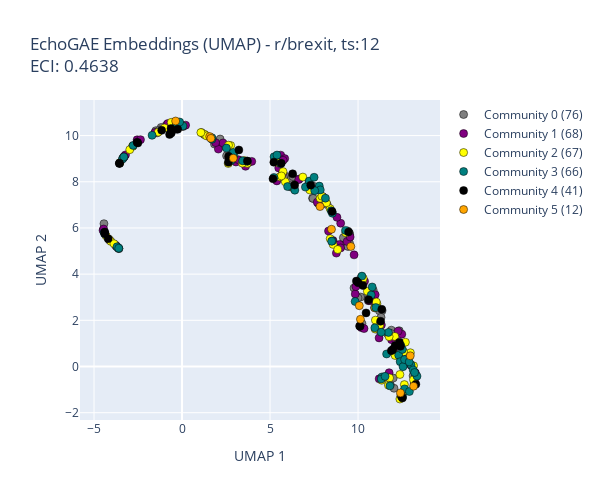
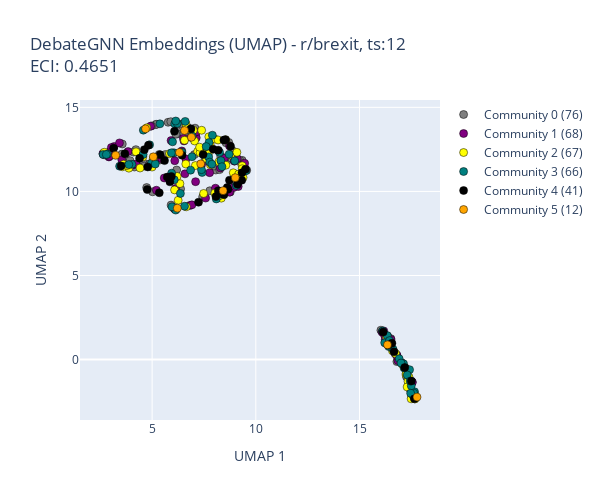
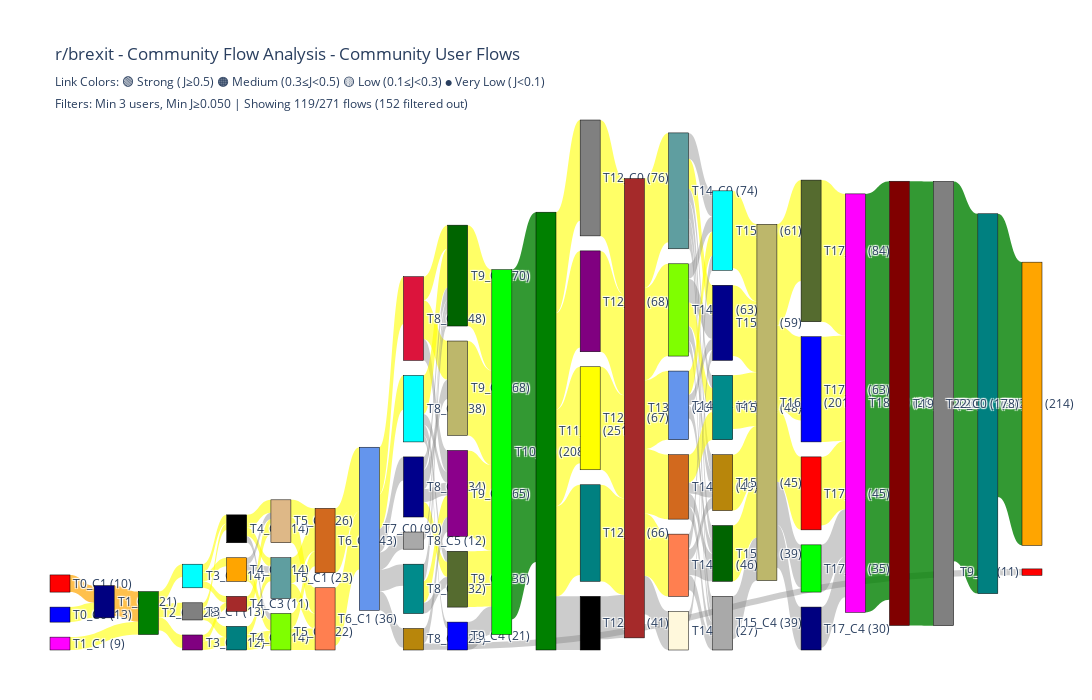

These figures' notebook cell, in order:
### Code cell
import importlib
import src.visualization.ecs_plots
import src.visualization.snapshot_plots
import src.visualization.community_migration_plots
import src.visualization.community_sankey_plots
import src.utils.community_colors
importlib.reload(src.utils.community_colors)
importlib.reload(src.visualization.snapshot_plots)
importlib.reload(src.visualization.ecs_plots)
importlib.reload(src.visualization.community_migration_plots)
importlib.reload(src.visualization.community_sankey_plots)

import src.analysis.ecs_analyzer
importlib.reload(src.analysis.ecs_analyzer)

from src.analysis.ecs_analyzer import ECSAnalyzer

analyzer = ECSAnalyzer(output_dir='results')
results = analyzer.run_complete_analysis_with_figures(
    processed_dict=processed_dict,
    ecs_df=ecs_df,
    target_subreddit_id=0,
    embedding_timestep=12,
    # plot_all_embedding_timesteps=True,
    save_figures=False,
    color_mode="lineage"
)

### Figure 1 — Plotly figure (JSON) as saved in the notebook; plotly's stock layout.template omitted (floating-point values rounded to 4 significant figures; data arrays with more than 128 entries replaced by an {"elided": "..."} marker saying what was removed)
{"data": [{"customdata": {"elided": "76x7 mixed values"}, "hovertemplate": "<b>%{customdata[0]}</b><br>Node Index: %{customdata[1]}<br>Community: %{customdata[2]}<br>Comm Size: %{customdata[3]}<br>Comm ECI: %{customdata[4]}<br>UMAP X: %{customdata[5]}<br>UMAP Y: %{customdata[6]}<br><extra></extra>", "marker": {"color": "#808080", "line": {"color": "black", "width": 0.5}, "size": 8}, "mode": "markers", "name": "Community 0 (76)", "type": "scatter", "x": [1.099, 11.89, 11.36, 5.321, 11.21, -3.539, 11.09, 7.417, -0.8895, 3.765, 10.86, 7.725, -3.322, 7.201, 9.165, 12.04, 5.835, -2.792, 6.237, 2.531, 2.164, 10.23, 7.465, 6.201, 6.21, 6.625, 10.54, -1.189, 0.05829, 11.83, 12.48, 10.58, 9.517, -3.721, -2.49, 11.31, 12.0, 10.15, -3.586, -1.414, 9.77, 2.339, 9.993, 13.2, 8.246, 12.1, 9.509, -3.653, 10.22, 9.143, -3.593, -1.488, 11.68, -3.276, 7.448, 7.255, 12.34, -3.368, 6.303, 9.424, 10.18, 1.257, -3.336, -0.5107, 1.843, 10.66, 11.89, -4.436, 12.43, 9.523, 10.7, 9.419, 11.07, -1.283, -3.782, 13.13], "y": [10.13, 1.575, 2.415, 8.119, 2.415, 8.814, 1.76, 7.285, 10.45, 8.826, 3.302, 7.074, 9.054, 7.936, 5.576, -0.9424, 8.258, 9.55, 7.872, 9.125, 9.851, 3.837, 7.809, 7.767, 8.155, 8.107, 3.079, 10.35, 10.39, -0.7828, -1.302, 2.852, 5.333, 5.207, 9.772, 2.129, -0.5006, 3.008, 5.106, 10.12, 3.4, 9.549, 2.971, -0.7361, 7.011, 0.5664, 5.781, 5.151, 1.86, 5.245, 5.107, 10.21, 1.419, 9.1, 7.278, 7.838, 1.548, 9.006, 8.224, 5.198, 3.862, 10.05, 9.041, 10.25, 9.635, 3.014, 1.425, 6.185, 0.2244, 5.704, 2.85, 5.867, 2.592, 10.24, 5.261, -0.4023]}, {"customdata": {"elided": "68x7 mixed values"}, "hovertemplate": "<b>%{customdata[0]}</b><br>Node Index: %{customdata[1]}<br>Community: %{customdata[2]}<br>Comm Size: %{customdata[3]}<br>Comm ECI: %{customdata[4]}<br>UMAP X: %{customdata[5]}<br>UMAP Y: %{customdata[6]}<br><extra></extra>", "marker": {"color": "#800080", "line": {"color": "black", "width": 0.5}, "size": 8}, "mode": "markers", "name": "Community 1 (68)", "type": "scatter", "x": [-4.111, 10.97, 11.33, 9.013, 7.682, 5.493, 9.775, 9.841, 9.877, 11.77, 12.72, 3.96, 0.2034, 10.18, 11.2, -1.539, -2.537, 13.24, 3.61, 10.94, 2.064, 3.061, 8.767, 10.34, -0.309, 2.329, 5.33, 12.01, 12.59, 5.606, 7.61, -3.214, 8.947, 8.323, -4.491, 8.803, -0.8116, 9.379, 5.833, 13.01, 10.7, 9.552, 11.91, 10.63, 3.221, 5.709, 11.42, 8.002, 12.49, -2.551, 13.21, 11.95, 10.37, 2.663, -3.74, 9.009, 11.2, -3.298, 8.578, -4.456, 11.14, 12.27, 6.636, 5.385, 1.906, -2.361, 5.743, 13.25], "y": [5.467, 3.108, 1.794, 6.204, 7.116, 8.598, 4.834, 3.138, 3.459, -0.2694, 0.1436, 8.882, 10.45, 1.684, 1.238, 10.14, 9.744, -0.2838, 8.67, 2.543, 9.415, 8.856, 4.911, 1.641, 10.28, 9.681, 9.077, 0.7446, 0.5725, 9.153, 7.655, 9.163, 5.283, 5.866, 5.895, 6.459, 10.52, 5.415, 9.002, 0.04701, 2.929, 5.61, 1.161, 2.856, 8.951, 8.337, -0.4755, 7.35, 1.402, 9.816, -0.6326, 1.266, 3.692, 9.027, 5.213, 5.137, -0.5354, 9.083, 5.455, 5.954, 1.598, 1.53, 8.099, 8.038, 9.694, 9.823, 8.929, -0.2757]}, {"customdata": {"elided": "67x7 mixed values"}, "hovertemplate": "<b>%{customdata[0]}</b><br>Node Index: %{customdata[1]}<br>Community: %{customdata[2]}<br>Comm Size: %{customdata[3]}<br>Comm ECI: %{customdata[4]}<br>UMAP X: %{customdata[5]}<br>UMAP Y: %{customdata[6]}<br><extra></extra>", "marker": {"color": "#FFFF00", "line": {"color": "black", "width": 0.5}, "size": 8}, "mode": "markers", "name": "Community 2 (67)", "type": "scatter", "x": [12.97, 8.582, 2.802, 11.35, 10.96, 12.69, 1.297, -0.6124, -1.002, 5.466, 12.42, -4.152, 8.416, 8.418, -4.042, 11.98, 3.702, 11.07, 5.868, 10.53, 1.392, 2.626, 7.844, 12.58, 6.35, -4.315, -2.817, 7.947, 12.09, 12.38, 12.55, 12.38, 11.04, 12.43, 11.79, -3.867, 0.03736, 3.43, -0.2738, -1.354, 8.844, 10.99, -2.971, 10.26, 6.864, 13.15, 3.539, 5.738, 2.765, 1.071, 11.77, 11.73, 5.555, 11.24, 12.63, 2.731, 7.261, 8.2, -0.2835, 12.11, 13.15, -3.533, 5.647, 2.641, 9.303, 10.98, 10.29], "y": [0.5952, 5.288, 9.066, -0.5942, 2.545, 1.052, 10.04, 10.57, 10.33, 8.821, 0.3355, 5.51, 6.836, 5.535, 5.418, 0.6263, 8.795, 2.726, 7.996, 3.257, 9.985, 8.792, 7.283, 0.6364, 7.744, 5.662, 9.527, 7.376, 1.302, -0.3457, -1.122, -1.407, 2.793, -1.236, -0.4959, 5.318, 10.42, 8.805, 10.31, 10.15, 5.067, 2.007, 9.389, 3.706, 8.202, -0.5751, 8.92, 8.441, 9.568, 10.13, 1.294, -0.8096, 8.212, 1.796, -0.7838, 8.887, 7.643, 7.091, 10.54, 0.4769, 0.02948, 8.824, 8.251, 9.582, 5.792, 1.62, 3.824]}, {"customdata": {"elided": "66x7 mixed values"}, "hovertemplate": "<b>%{customdata[0]}</b><br>Node Index: %{customdata[1]}<br>Community: %{customdata[2]}<br>Comm Size: %{customdata[3]}<br>Comm ECI: %{customdata[4]}<br>UMAP X: %{customdata[5]}<br>UMAP Y: %{customdata[6]}<br><extra></extra>", "marker": {"color": "#008080", "line": {"color": "black", "width": 0.5}, "size": 8}, "mode": "markers", "name": "Community 3 (66)", "type": "scatter", "x": [13.01, 2.829, 12.31, 12.39, 3.71, 1.702, 13.35, 7.798, 8.147, 12.65, 12.56, 12.53, -3.625, 11.36, 5.219, 3.444, -3.695, 0.0494, 11.62, 8.543, 2.945, -2.775, 10.75, 8.476, -0.3521, 12.65, 5.227, -4.421, 9.287, 11.81, -3.385, -4.392, 7.856, 7.225, 12.92, 13.13, 11.01, 2.796, 11.32, 9.835, 5.598, 5.396, -3.303, 2.914, 10.95, 7.504, 10.22, -0.1358, 12.43, 11.72, 6.409, 2.52, 8.537, -1.702, -3.596, 11.31, 12.52, 12.91, 7.01, 10.8, 8.499, 5.997, 13.21, 11.54, 1.7, 7.539], "y": [0.06573, 9.2, 0.491, 0.2083, 8.885, 9.842, -0.4175, 7.813, 7.291, -0.9691, -0.005645, -1.314, 5.142, -0.4516, 8.187, 8.906, 5.183, 10.41, 0.5428, 6.639, 9.127, 9.574, 3.095, 6.744, 10.38, 0.3022, 9.08, 5.799, 5.894, -0.8384, 8.986, 5.749, 7.647, 8.029, -1.083, -0.1477, 2.554, 8.925, -0.5424, 2.815, 8.79, 9.156, 9.074, 9.267, 1.674, 8.194, 3.914, 10.59, 0.9088, 1.476, 7.635, 9.458, 5.436, 10.01, 5.122, 1.485, 0.7394, 0.1978, 7.768, 3.444, 5.423, 7.794, -0.259, -0.4275, 9.903, 7.615]}, {"customdata": {"elided": "41x7 mixed values"}, "hovertemplate": "<b>%{customdata[0]}</b><br>Node Index: %{customdata[1]}<br>Community: %{customdata[2]}<br>Comm Size: %{customdata[3]}<br>Comm ECI: %{customdata[4]}<br>UMAP X: %{customdata[5]}<br>UMAP Y: %{customdata[6]}<br><extra></extra>", "marker": {"color": "#000000", "line": {"color": "black", "width": 0.5}, "size": 8}, "mode": "markers", "name": "Community 4 (41)", "type": "scatter", "x": [11.35, 6.399, -3.557, 10.01, 5.214, -3.558, -0.7078, 7.309, 6.282, 11.89, 12.47, -2.511, 12.1, -0.6129, -0.2457, 2.647, 5.167, -4.198, 10.45, 9.461, 8.528, 11.97, 12.41, 2.633, 12.35, -4.392, 13.29, 11.28, -2.554, 9.907, 3.228, 3.71, 10.6, 12.52, 10.28, -1.157, 10.12, -4.394, 10.09, -0.6264, 5.638], "y": [2.475, 7.857, 8.794, 3.628, 8.847, 8.797, 10.05, 7.853, 8.344, 0.6845, -1.299, 9.678, 0.899, 10.11, 10.27, 9.1, 8.13, 5.536, 2.321, 5.824, 6.712, 0.7265, 0.8729, 8.84, 1.046, 5.823, -0.766, 1.958, 9.712, 3.7, 9.375, 8.896, 2.891, -1.366, 3.507, 10.23, 1.744, 5.756, 1.75, 10.3, 8.797]}, {"customdata": [["manowtf", 34, 5, 12, "0.3599", "10.135", "2.043"], ["Wildlamb", 62, 5, 12, "0.3599", "1.570", "9.957"], ["elmokki", 111, 5, 12, "0.3599", "2.910", "9.021"], ["allislies", 112, 5, 12, "0.3599", "-0.364", "10.631"], ["Daegog", 177, 5, 12, "0.3599", "1.638", "9.879"], ["RadicalPoopParticle", 188, 5, 12, "0.3599", "12.967", "0.465"], ["compoundedinterest", 223, 5, 12, "0.3599", "7.839", "6.926"], ["mkotechno", 241, 5, 12, "0.3599", "8.491", "5.943"], ["kridenow", 265, 5, 12, "0.3599", "13.157", "-0.852"], ["Norbertabcde", 273, 5, 12, "0.3599", "9.592", "5.195"], ["rebelprincessuk", 290, 5, 12, "0.3599", "12.410", "-1.144"], ["mattboid", 317, 5, 12, "0.3599", "10.073", "2.633"]], "hovertemplate": "<b>%{customdata[0]}</b><br>Node Index: %{customdata[1]}<br>Community: %{customdata[2]}<br>Comm Size: %{customdata[3]}<br>Comm ECI: %{customdata[4]}<br>UMAP X: %{customdata[5]}<br>UMAP Y: %{customdata[6]}<br><extra></extra>", "marker": {"color": "#FFA500", "line": {"color": "black", "width": 0.5}, "size": 8}, "mode": "markers", "name": "Community 5 (12)", "type": "scatter", "x": [10.14, 1.57, 2.91, -0.3637, 1.638, 12.97, 7.839, 8.491, 13.16, 9.592, 12.41, 10.07], "y": [2.043, 9.957, 9.021, 10.63, 9.879, 0.4646, 6.926, 5.943, -0.8525, 5.195, -1.144, 2.633]}], "layout": {"height": 500, "legend": {"orientation": "v", "x": 1.01, "xanchor": "left", "y": 1, "yanchor": "top"}, "showlegend": true, "title": {"text": "EchoGAE Embeddings (UMAP) - r/brexit, ts:12<br>ECI: 0.4638"}, "width": 600, "xaxis": {"title": {"text": "UMAP 1"}}, "yaxis": {"title": {"text": "UMAP 2"}}}}

### Figure 2 — Plotly figure (JSON) as saved in the notebook; plotly's stock layout.template omitted (floating-point values rounded to 4 significant figures; data arrays with more than 128 entries replaced by an {"elided": "..."} marker saying what was removed)
{"data": [{"customdata": {"elided": "76x7 mixed values"}, "hovertemplate": "<b>%{customdata[0]}</b><br>Node Index: %{customdata[1]}<br>Community: %{customdata[2]}<br>Comm Size: %{customdata[3]}<br>Comm ECI: %{customdata[4]}<br>UMAP X: %{customdata[5]}<br>UMAP Y: %{customdata[6]}<br><extra></extra>", "marker": {"color": "#808080", "line": {"color": "black", "width": 0.5}, "size": 8}, "mode": "markers", "name": "Community 0 (76)", "type": "scatter", "x": [7.068, 2.691, 7.783, 6.79, 5.208, 9.043, 8.628, 6.207, 6.208, 8.072, 3.562, 17.27, 9.339, 4.845, 16.39, 5.182, 6.419, 7.568, 4.216, 6.185, 5.771, 5.637, 7.439, 5.214, 6.723, 7.039, 17.34, 9.562, 7.983, 5.952, 5.023, 3.55, 4.099, 9.23, 9.308, 4.556, 5.915, 4.97, 9.102, 8.451, 16.51, 6.145, 17.25, 3.713, 6.654, 4.737, 6.158, 8.838, 17.45, 7.068, 9.401, 8.365, 16.37, 8.252, 4.148, 8.768, 17.55, 8.694, 5.392, 16.8, 5.344, 7.079, 8.311, 8.896, 5.903, 4.626, 6.374, 9.393, 2.634, 16.03, 17.22, 3.936, 16.1, 8.566, 8.968, 17.04], "y": [13.76, 12.18, 10.04, 13.28, 11.92, 12.12, 11.86, 13.58, 13.42, 11.27, 12.82, -1.033, 11.85, 11.62, 0.8663, 13.98, 14.01, 11.97, 12.49, 11.27, 14.11, 12.19, 9.678, 13.99, 13.79, 12.19, -0.65, 11.26, 11.51, 10.68, 9.979, 12.22, 12.34, 11.83, 11.68, 11.72, 9.188, 13.89, 10.98, 11.61, 1.245, 13.41, -0.82, 12.0, 13.88, 10.23, 8.941, 11.97, -1.746, 13.44, 11.29, 12.03, 1.376, 11.3, 11.45, 9.968, -2.116, 12.92, 11.87, -0.1184, 12.2, 13.36, 12.06, 12.4, 14.15, 11.51, 10.15, 11.6, 12.24, 1.749, -0.503, 11.83, 1.677, 12.89, 10.82, -0.187]}, {"customdata": {"elided": "68x7 mixed values"}, "hovertemplate": "<b>%{customdata[0]}</b><br>Node Index: %{customdata[1]}<br>Community: %{customdata[2]}<br>Comm Size: %{customdata[3]}<br>Comm ECI: %{customdata[4]}<br>UMAP X: %{customdata[5]}<br>UMAP Y: %{customdata[6]}<br><extra></extra>", "marker": {"color": "#800080", "line": {"color": "black", "width": 0.5}, "size": 8}, "mode": "markers", "name": "Community 1 (68)", "type": "scatter", "x": [9.477, 3.539, 17.41, 6.507, 5.302, 17.47, 8.055, 4.927, 5.468, 2.933, 16.09, 5.996, 7.128, 17.54, 17.55, 8.098, 8.486, 5.207, 16.72, 16.8, 16.85, 8.285, 4.056, 3.169, 8.732, 17.3, 7.096, 16.47, 16.17, 6.538, 6.819, 9.151, 6.871, 5.586, 7.658, 3.841, 8.928, 3.429, 7.392, 16.26, 16.2, 2.917, 2.632, 6.431, 6.583, 7.124, 3.036, 16.42, 16.24, 8.966, 6.07, 6.079, 16.8, 7.774, 9.462, 6.63, 2.928, 8.731, 4.233, 8.313, 6.131, 6.919, 5.915, 8.206, 6.092, 9.103, 7.58, 16.51], "y": [11.38, 11.89, -1.629, 13.16, 11.97, -1.856, 10.19, 13.88, 11.94, 12.34, 1.629, 12.28, 13.19, -1.331, -1.348, 9.938, 11.98, 10.07, 0.3421, 0.2779, -0.06461, 11.4, 11.56, 12.67, 12.7, -0.6931, 10.58, 0.9475, 1.707, 13.0, 9.167, 10.29, 13.22, 10.8, 12.61, 12.37, 10.23, 12.89, 11.62, 0.9846, 1.479, 12.05, 12.25, 12.41, 11.05, 13.54, 12.61, 1.123, 1.211, 11.8, 8.968, 8.985, 0.2328, 11.12, 11.67, 11.93, 12.08, 9.957, 11.63, 11.67, 10.18, 9.202, 13.02, 12.41, 11.82, 11.94, 9.605, 1.192]}, {"customdata": {"elided": "67x7 mixed values"}, "hovertemplate": "<b>%{customdata[0]}</b><br>Node Index: %{customdata[1]}<br>Community: %{customdata[2]}<br>Comm Size: %{customdata[3]}<br>Comm ECI: %{customdata[4]}<br>UMAP X: %{customdata[5]}<br>UMAP Y: %{customdata[6]}<br><extra></extra>", "marker": {"color": "#FFFF00", "line": {"color": "black", "width": 0.5}, "size": 8}, "mode": "markers", "name": "Community 2 (67)", "type": "scatter", "x": [17.35, 5.841, 8.025, 8.337, 17.39, 6.083, 7.619, 7.736, 7.197, 17.52, 16.74, 9.386, 6.628, 6.342, 9.343, 4.418, 7.811, 7.484, 16.3, 17.56, 8.799, 6.625, 7.047, 6.11, 7.521, 9.088, 7.315, 3.633, 6.257, 6.206, 4.74, 17.64, 16.59, 17.68, 17.34, 9.343, 7.086, 7.802, 8.541, 8.022, 7.388, 3.881, 7.707, 3.782, 4.999, 17.49, 6.562, 8.915, 8.208, 9.17, 17.3, 17.25, 6.986, 5.056, 17.24, 6.842, 6.647, 4.225, 8.557, 2.694, 3.573, 8.181, 7.288, 8.223, 17.07, 17.26, 4.555], "y": [-1.538, 12.24, 9.903, 9.602, -1.036, 10.09, 11.94, 13.25, 12.38, -2.227, 0.3587, 10.83, 14.02, 10.46, 11.53, 11.39, 11.59, 9.879, 1.364, -2.032, 12.16, 11.63, 13.0, 8.967, 12.26, 12.32, 12.3, 11.62, 9.475, 10.89, 13.78, -1.98, 0.5257, -2.342, -1.295, 11.35, 11.54, 12.76, 13.07, 13.12, 13.64, 11.38, 12.23, 11.54, 11.45, -2.332, 13.04, 11.11, 9.719, 11.02, -1.625, -0.5719, 13.64, 11.96, -0.906, 13.68, 9.085, 12.35, 11.56, 12.33, 11.47, 13.06, 12.63, 11.77, -0.2767, -0.8145, 12.05]}, {"customdata": {"elided": "66x7 mixed values"}, "hovertemplate": "<b>%{customdata[0]}</b><br>Node Index: %{customdata[1]}<br>Community: %{customdata[2]}<br>Comm Size: %{customdata[3]}<br>Comm ECI: %{customdata[4]}<br>UMAP X: %{customdata[5]}<br>UMAP Y: %{customdata[6]}<br><extra></extra>", "marker": {"color": "#008080", "line": {"color": "black", "width": 0.5}, "size": 8}, "mode": "markers", "name": "Community 3 (66)", "type": "scatter", "x": [16.48, 6.925, 2.642, 6.138, 6.09, 8.714, 16.11, 6.365, 6.057, 2.855, 17.64, 5.958, 9.064, 17.58, 6.856, 4.965, 8.314, 6.215, 17.65, 16.21, 7.905, 6.439, 5.986, 4.568, 16.41, 2.793, 8.223, 7.726, 6.565, 7.411, 7.746, 8.983, 5.377, 4.025, 17.61, 16.34, 17.12, 6.596, 6.067, 16.91, 5.93, 7.38, 7.607, 17.15, 17.41, 4.578, 16.45, 7.777, 3.434, 3.877, 6.14, 8.095, 7.882, 8.368, 9.517, 17.3, 17.0, 16.62, 5.942, 5.151, 17.49, 4.879, 17.44, 17.47, 8.253, 6.93], "y": [0.8654, 12.06, 12.2, 8.89, 14.02, 12.21, 1.695, 9.881, 12.29, 12.22, -2.249, 9.088, 10.35, -2.11, 11.27, 11.68, 11.83, 14.04, -1.909, 1.005, 13.34, 12.33, 12.95, 12.19, 0.7782, 12.2, 9.839, 12.05, 9.121, 11.13, 12.91, 11.82, 14.02, 11.61, -1.989, 1.428, -0.2486, 14.16, 10.69, 0.05317, 12.29, 11.29, 12.67, -0.4915, -0.5992, 13.65, 1.13, 11.74, 11.5, 11.6, 14.19, 9.554, 11.62, 11.47, 11.23, -0.9133, -0.2035, 0.618, 11.09, 11.63, -1.554, 12.77, -1.273, -1.999, 12.32, 13.3]}, {"customdata": {"elided": "41x7 mixed values"}, "hovertemplate": "<b>%{customdata[0]}</b><br>Node Index: %{customdata[1]}<br>Community: %{customdata[2]}<br>Comm Size: %{customdata[3]}<br>Comm ECI: %{customdata[4]}<br>UMAP X: %{customdata[5]}<br>UMAP Y: %{customdata[6]}<br><extra></extra>", "marker": {"color": "#000000", "line": {"color": "black", "width": 0.5}, "size": 8}, "mode": "markers", "name": "Community 4 (41)", "type": "scatter", "x": [5.927, 4.823, 8.461, 17.18, 7.237, 8.661, 9.332, 8.465, 8.192, 17.64, 17.5, 8.729, 5.599, 8.187, 8.078, 6.443, 6.077, 9.323, 3.687, 4.765, 4.79, 3.143, 5.857, 8.621, 5.346, 8.783, 16.56, 4.625, 9.501, 5.73, 8.54, 6.874, 4.396, 3.505, 16.14, 7.947, 5.384, 9.117, 16.38, 7.459, 16.66], "y": [10.89, 12.75, 13.05, -0.4687, 9.36, 10.13, 11.12, 9.81, 10.05, -2.328, -1.272, 10.67, 11.83, 12.45, 9.695, 12.16, 13.58, 10.67, 12.24, 10.11, 11.46, 12.57, 10.57, 10.23, 9.922, 12.68, 0.973, 12.49, 11.32, 10.85, 13.08, 13.72, 11.97, 11.52, 1.637, 12.51, 12.18, 10.42, 0.8657, 12.2, 0.4642]}, {"customdata": [["manowtf", 34, 5, 12, "0.4937", "5.057", "12.059"], ["Wildlamb", 62, 5, 12, "0.4937", "6.319", "12.316"], ["elmokki", 111, 5, 12, "0.4937", "6.894", "13.220"], ["allislies", 112, 5, 12, "0.4937", "9.010", "10.819"], ["Daegog", 177, 5, 12, "0.4937", "6.565", "13.622"], ["RadicalPoopParticle", 188, 5, 12, "0.4937", "8.423", "10.045"], ["compoundedinterest", 223, 5, 12, "0.4937", "7.346", "11.640"], ["mkotechno", 241, 5, 12, "0.4937", "6.216", "9.004"], ["kridenow", 265, 5, 12, "0.4937", "16.348", "0.878"], ["Norbertabcde", 273, 5, 12, "0.4937", "4.684", "13.724"], ["rebelprincessuk", 290, 5, 12, "0.4937", "17.772", "-2.230"], ["mattboid", 317, 5, 12, "0.4937", "3.242", "12.148"]], "hovertemplate": "<b>%{customdata[0]}</b><br>Node Index: %{customdata[1]}<br>Community: %{customdata[2]}<br>Comm Size: %{customdata[3]}<br>Comm ECI: %{customdata[4]}<br>UMAP X: %{customdata[5]}<br>UMAP Y: %{customdata[6]}<br><extra></extra>", "marker": {"color": "#FFA500", "line": {"color": "black", "width": 0.5}, "size": 8}, "mode": "markers", "name": "Community 5 (12)", "type": "scatter", "x": [5.057, 6.319, 6.894, 9.01, 6.565, 8.423, 7.346, 6.216, 16.35, 4.684, 17.77, 3.242], "y": [12.06, 12.32, 13.22, 10.82, 13.62, 10.04, 11.64, 9.004, 0.878, 13.72, -2.23, 12.15]}], "layout": {"height": 500, "legend": {"orientation": "v", "x": 1.01, "xanchor": "left", "y": 1, "yanchor": "top"}, "showlegend": true, "title": {"text": "DebateGNN Embeddings (UMAP) - r/brexit, ts:12<br>ECI: 0.4651"}, "width": 600, "xaxis": {"title": {"text": "UMAP 1"}}, "yaxis": {"title": {"text": "UMAP 2"}}}}

### Figure 3 — Plotly figure (JSON) as saved in the notebook; plotly's stock layout.template omitted (floating-point values rounded to 4 significant figures; data arrays with more than 128 entries replaced by an {"elided": "..."} marker saying what was removed)
{"data": [{"arrangement": "snap", "link": {"color": ["rgba(255, 255, 0, 0.6)", "rgba(255, 165, 0, 0.7)", "rgba(255, 165, 0, 0.7)", "rgba(255, 255, 0, 0.6)", "rgba(255, 255, 0, 0.6)", "rgba(255, 255, 0, 0.6)", "rgba(255, 255, 0, 0.6)", "rgba(255, 255, 0, 0.6)", "rgba(255, 255, 0, 0.6)", "rgba(255, 255, 0, 0.6)", "rgba(255, 255, 0, 0.6)", "rgba(255, 255, 0, 0.6)", "rgba(255, 255, 0, 0.6)", "rgba(255, 255, 0, 0.6)", "rgba(255, 255, 0, 0.6)", "rgba(255, 255, 0, 0.6)", "rgba(255, 255, 0, 0.6)", "rgba(255, 255, 0, 0.6)", "rgba(128, 128, 128, 0.4)", "rgba(128, 128, 128, 0.4)", "rgba(128, 128, 128, 0.4)", "rgba(255, 255, 0, 0.6)", "rgba(255, 255, 0, 0.6)", "rgba(255, 255, 0, 0.6)", "rgba(255, 255, 0, 0.6)", "rgba(255, 255, 0, 0.6)", "rgba(255, 255, 0, 0.6)", "rgba(255, 255, 0, 0.6)", "rgba(255, 255, 0, 0.6)", "rgba(255, 255, 0, 0.6)", "rgba(255, 255, 0, 0.6)", "rgba(255, 255, 0, 0.6)", "rgba(255, 255, 0, 0.6)", "rgba(128, 128, 128, 0.4)", "rgba(128, 128, 128, 0.4)", "rgba(128, 128, 128, 0.4)", "rgba(128, 128, 128, 0.4)", "rgba(255, 255, 0, 0.6)", "rgba(255, 255, 0, 0.6)", "rgba(128, 128, 128, 0.4)", "rgba(255, 255, 0, 0.6)", "rgba(128, 128, 128, 0.4)", "rgba(128, 128, 128, 0.4)", "rgba(128, 128, 128, 0.4)", "rgba(128, 128, 128, 0.4)", "rgba(128, 128, 128, 0.4)", "rgba(128, 128, 128, 0.4)", "rgba(255, 255, 0, 0.6)", "rgba(128, 128, 128, 0.4)", "rgba(255, 255, 0, 0.6)", "rgba(128, 128, 128, 0.4)", "rgba(128, 128, 128, 0.4)", "rgba(128, 128, 128, 0.4)", "rgba(128, 128, 128, 0.4)", "rgba(255, 255, 0, 0.6)", "rgba(255, 255, 0, 0.6)", "rgba(255, 255, 0, 0.6)", "rgba(255, 255, 0, 0.6)", "rgba(128, 128, 128, 0.4)", "rgba(0, 128, 0, 0.8)", "rgba(255, 255, 0, 0.6)", "rgba(255, 255, 0, 0.6)", "rgba(255, 255, 0, 0.6)", "rgba(255, 255, 0, 0.6)", "rgba(128, 128, 128, 0.4)", "rgba(255, 255, 0, 0.6)", "rgba(255, 255, 0, 0.6)", "rgba(255, 255, 0, 0.6)", "rgba(255, 255, 0, 0.6)", "rgba(128, 128, 128, 0.4)", "rgba(255, 255, 0, 0.6)", "rgba(255, 255, 0, 0.6)", "rgba(255, 255, 0, 0.6)", "rgba(255, 255, 0, 0.6)", "rgba(255, 255, 0, 0.6)", "rgba(128, 128, 128, 0.4)", "rgba(128, 128, 128, 0.4)", "rgba(255, 255, 0, 0.6)", "rgba(128, 128, 128, 0.4)", "rgba(128, 128, 128, 0.4)", "rgba(128, 128, 128, 0.4)", "rgba(128, 128, 128, 0.4)", "rgba(128, 128, 128, 0.4)", "rgba(128, 128, 128, 0.4)", "rgba(255, 255, 0, 0.6)", "rgba(128, 128, 128, 0.4)", "rgba(128, 128, 128, 0.4)", "rgba(255, 255, 0, 0.6)", "rgba(128, 128, 128, 0.4)", "rgba(128, 128, 128, 0.4)", "rgba(128, 128, 128, 0.4)", "rgba(128, 128, 128, 0.4)", "rgba(128, 128, 128, 0.4)", "rgba(128, 128, 128, 0.4)", "rgba(128, 128, 128, 0.4)", "rgba(255, 255, 0, 0.6)", "rgba(128, 128, 128, 0.4)", "rgba(128, 128, 128, 0.4)", "rgba(128, 128, 128, 0.4)", "rgba(255, 255, 0, 0.6)", "rgba(255, 255, 0, 0.6)", "rgba(255, 255, 0, 0.6)", "rgba(255, 255, 0, 0.6)", "rgba(128, 128, 128, 0.4)", "rgba(255, 255, 0, 0.6)", "rgba(255, 255, 0, 0.6)", "rgba(255, 255, 0, 0.6)", "rgba(255, 255, 0, 0.6)", "rgba(128, 128, 128, 0.4)", "rgba(128, 128, 128, 0.4)", "rgba(255, 255, 0, 0.6)", "rgba(255, 255, 0, 0.6)", "rgba(255, 255, 0, 0.6)", "rgba(128, 128, 128, 0.4)", "rgba(128, 128, 128, 0.4)", "rgba(0, 128, 0, 0.8)", "rgba(0, 128, 0, 0.8)", "rgba(0, 128, 0, 0.8)", "rgba(0, 128, 0, 0.8)"], "customdata": {"elided": "119x2 mixed values"}, "hovertemplate": "%{source.label} → %{target.label}<br>Flow: %{value} users<br>Jaccard: %{customdata[0]:.3f}<br>Significance: %{customdata[1]}<extra></extra>", "source": [0, 1, 3, 4, 5, 5, 5, 7, 7, 7, 8, 8, 9, 9, 11, 11, 12, 12, 12, 13, 13, 13, 14, 15, 15, 16, 16, 17, 17, 18, 19, 20, 20, 20, 20, 20, 20, 22, 22, 22, 23, 23, 23, 23, 24, 24, 24, 24, 25, 25, 25, 26, 26, 27, 28, 29, 30, 31, 32, 34, 37, 37, 37, 37, 37, 40, 41, 42, 43, 44, 46, 46, 46, 46, 46, 46, 48, 48, 48, 48, 48, 48, 49, 49, 49, 49, 49, 50, 50, 50, 50, 51, 51, 51, 51, 52, 52, 52, 53, 55, 56, 57, 58, 59, 60, 61, 61, 61, 61, 61, 63, 64, 65, 66, 67, 68, 70, 72, 75], "target": [3, 3, 5, 5, 7, 8, 9, 12, 13, 14, 11, 12, 11, 14, 16, 17, 15, 16, 17, 15, 16, 17, 15, 18, 19, 18, 19, 18, 19, 20, 20, 22, 23, 24, 25, 26, 27, 28, 29, 30, 28, 30, 31, 32, 28, 29, 30, 31, 28, 30, 31, 30, 33, 28, 34, 34, 34, 34, 34, 37, 40, 41, 42, 43, 44, 46, 46, 46, 46, 46, 48, 49, 50, 51, 52, 53, 55, 56, 57, 58, 59, 60, 55, 56, 57, 58, 59, 57, 58, 59, 60, 55, 58, 59, 60, 55, 56, 60, 56, 61, 61, 61, 61, 61, 61, 63, 64, 65, 66, 67, 68, 68, 68, 68, 68, 70, 72, 75, 77], "value": [7, 8, 14, 6, 6, 6, 6, 4, 4, 3, 5, 3, 4, 3, 4, 7, 6, 4, 3, 3, 3, 5, 7, 8, 12, 12, 7, 7, 10, 30, 27, 22, 16, 11, 10, 9, 8, 11, 18, 10, 18, 5, 5, 3, 6, 9, 6, 7, 8, 10, 5, 7, 3, 4, 47, 44, 40, 26, 13, 163, 47, 45, 45, 42, 25, 54, 47, 48, 45, 20, 51, 43, 30, 29, 32, 18, 12, 14, 6, 8, 7, 7, 7, 11, 11, 7, 5, 13, 5, 6, 6, 7, 5, 7, 7, 11, 5, 6, 5, 36, 33, 25, 26, 20, 26, 47, 39, 34, 20, 20, 66, 49, 32, 22, 19, 195, 207, 177, 132]}, "name": "All Significant Flows", "node": {"color": ["#0000FF", "#FF0000", "#00FF00", "#000080", "#FF00FF", "#008000", "#800000", "#00FFFF", "#808080", "#800080", "#FFFF00", "#008080", "#000000", "#FFA500", "#A52A2A", "#DEB887", "#5F9EA0", "#7FFF00", "#D2691E", "#FF7F50", "#6495ED", "#FFF8DC", "#DC143C", "#00FFFF", "#00008B", "#008B8B", "#B8860B", "#A9A9A9", "#006400", "#BDB76B", "#8B008B", "#556B2F", "#0000FF", "#FF0000", "#00FF00", "#000080", "#FF00FF", "#008000", "#800000", "#00FFFF", "#808080", "#800080", "#FFFF00", "#008080", "#000000", "#FFA500", "#A52A2A", "#DEB887", "#5F9EA0", "#7FFF00", "#D2691E", "#FF7F50", "#6495ED", "#FFF8DC", "#DC143C", "#00FFFF", "#00008B", "#008B8B", "#B8860B", "#A9A9A9", "#006400", "#BDB76B", "#8B008B", "#556B2F", "#0000FF", "#FF0000", "#00FF00", "#000080", "#FF00FF", "#008000", "#800000", "#00FFFF", "#808080", "#800080", "#FFFF00", "#008080", "#000000", "#FFA500", "#A52A2A", "#DEB887"], "label": ["T0_C0 (13)", "T0_C1 (10)", "T0_C2 (6)", "T1_C0 (21)", "T1_C1 (9)", "T2_C0 (28)", "T2_C1 (3)", "T3_C0 (14)", "T3_C1 (13)", "T3_C2 (12)", "T3_C3 (4)", "T4_C0 (14)", "T4_C1 (14)", "T4_C2 (14)", "T4_C3 (11)", "T5_C0 (26)", "T5_C1 (23)", "T5_C2 (22)", "T6_C0 (43)", "T6_C1 (36)", "T7_C0 (90)", "T7_C1 (4)", "T8_C0 (48)", "T8_C1 (38)", "T8_C2 (34)", "T8_C3 (32)", "T8_C4 (23)", "T8_C5 (12)", "T9_C0 (70)", "T9_C1 (68)", "T9_C2 (65)", "T9_C3 (36)", "T9_C4 (21)", "T9_C5 (11)", "T10_C0 (208)", "T10_C1 (3)", "T10_C2 (3)", "T11_C0 (251)", "T11_C1 (5)", "T11_C2 (5)", "T12_C0 (76)", "T12_C1 (68)", "T12_C2 (67)", "T12_C3 (66)", "T12_C4 (41)", "T12_C5 (12)", "T13_C0 (261)", "T13_C1 (4)", "T14_C0 (74)", "T14_C1 (63)", "T14_C2 (49)", "T14_C3 (46)", "T14_C4 (41)", "T14_C5 (27)", "T14_C6 (7)", "T15_C0 (61)", "T15_C1 (59)", "T15_C2 (48)", "T15_C3 (45)", "T15_C4 (39)", "T15_C5 (39)", "T16_C0 (201)", "T16_C1 (5)", "T17_C0 (84)", "T17_C1 (63)", "T17_C2 (45)", "T17_C3 (35)", "T17_C4 (30)", "T18_C0 (261)", "T18_C1 (3)", "T19_C0 (262)", "T19_C1 (3)", "T20_C0 (312)", "T20_C1 (14)", "T20_C2 (5)", "T21_C0 (214)", "T21_C1 (7)", "T22_C0 (178)", "T22_C1 (5)", "T22_C2 (3)"], "line": {"color": "black", "width": 0.5}, "pad": 15, "thickness": 20}, "type": "sankey"}], "layout": {"annotations": [{"font": {"color": "gray", "size": 10}, "showarrow": false, "text": "Link Width ∝ User Flow Size | Node Colors = Lineage (siblings share hue) | Shows complete many-to-many community relationships", "x": 0.5, "xanchor": "center", "xref": "paper", "y": -0.12, "yanchor": "top", "yref": "paper"}], "font": {"size": 12}, "height": 700, "margin": {"b": 50, "l": 50, "r": 50, "t": 120}, "title": {"text": "r/brexit - Community Flow Analysis - Community User Flows<br><sub>Link Colors: 🟢 Strong (J≥0.5) 🟠 Medium (0.3≤J<0.5) 🟡 Low (0.1≤J<0.3) ⚫ Very Low (J<0.1)<br>Filters: Min 3 users, Min J≥0.050 | Showing 119/271 flows (152 filtered out)</sub>"}, "width": 1500}}
